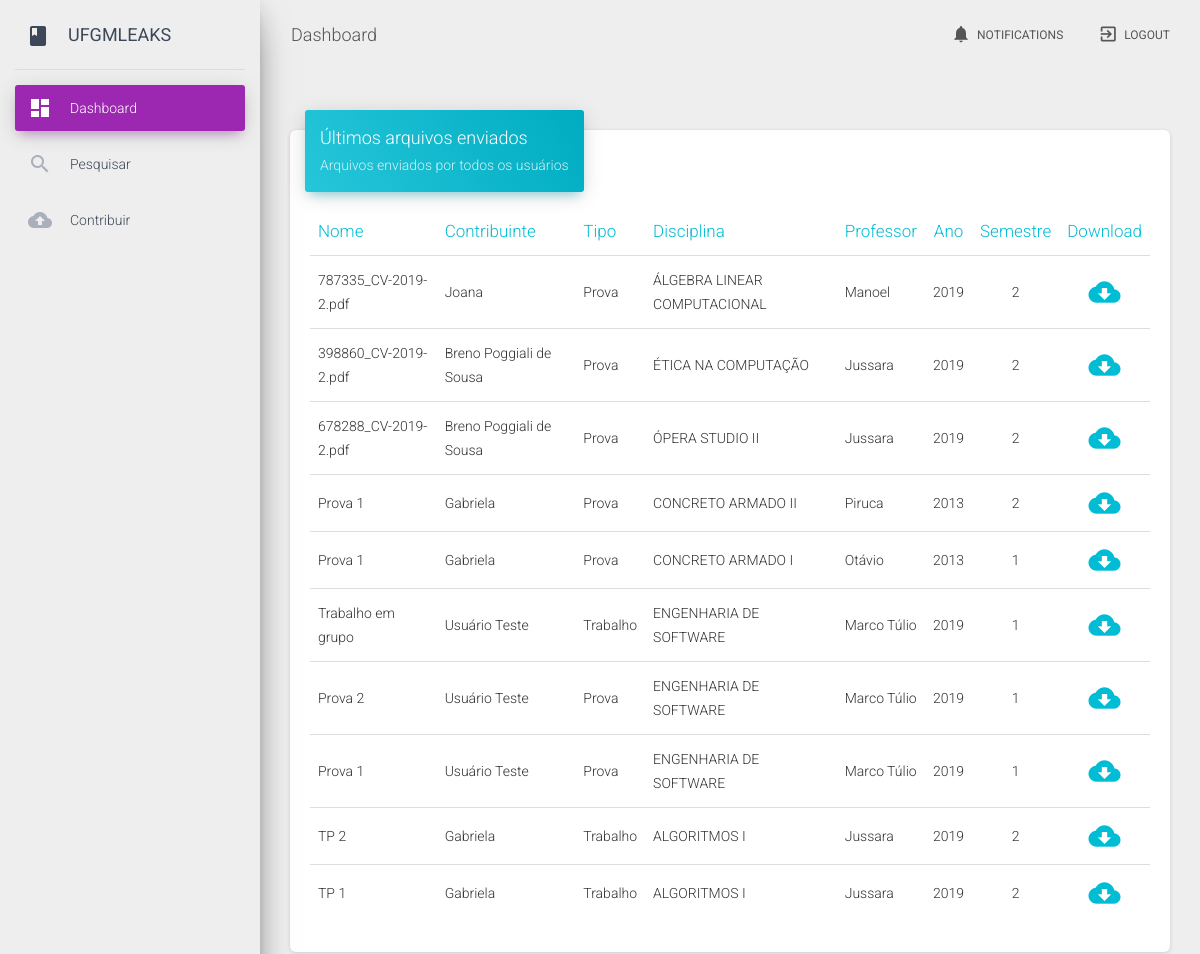
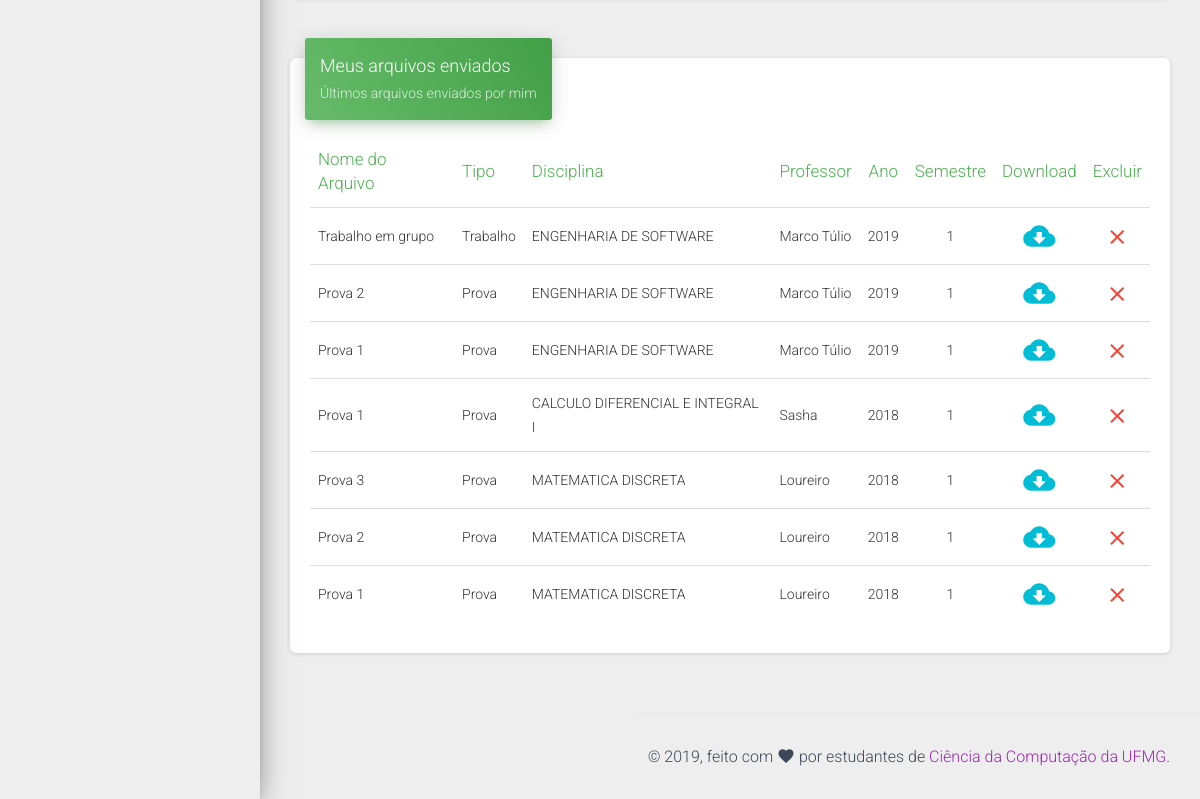
The page /dashboard (signed in) on the database its author committed (2 pictures, top to bottom).
### tables this page shows
CREATE TABLE Arquivo (
    id INTEGER NOT NULL PRIMARY KEY AUTOINCREMENT,
    id_contribuinte INTEGER NOT NULL,
    nome VARCHAR(255) NOT NULL,
    link VARCHAR(255) NOT NULL UNIQUE,
    id_disciplina VARCHAR(255) NOT NULL,
    tipo VARCHAR(255) NOT NULL,
    ano INTEGER NOT NULL,
    semestre INTEGER NOT NULL,
    professor VARCHAR(255),
    FOREIGN KEY (id_contribuinte) REFERENCES Users,
    FOREIGN KEY (id_disciplina) REFERENCES Disciplina
);

CREATE TABLE Users (
    id INTEGER NOT NULL PRIMARY KEY AUTOINCREMENT,
    email VARCHAR(255) NOT NULL UNIQUE,
    nome VARCHAR(255) NOT NULL,
    encrypted_password VARCHAR(255) NOT NULL,
    created_at TIMESTAMP NOT NULL DEFAULT CURRENT_TIMESTAMP
);

CREATE TABLE Disciplina (
    id INTEGER NOT NULL PRIMARY KEY AUTOINCREMENT,
    codigo VARCHAR(255) NOT NULL,
    nome VARCHAR(255) NOT NULL,
    id_departamento INTEGER NOT NULL,
    FOREIGN KEY (id_departamento) REFERENCES Departamento

);

### app.py (the view)
@app.route('/dashboard')
@login_required
def dashboard():
    conn = sqlite3.connect('instance/database.sqlite')
    meus_arquivos = pd.read_sql(f"SELECT Arquivo.nome, Arquivo.tipo, Disciplina.nome, Arquivo.professor, ano, semestre \
                                FROM Arquivo JOIN Users ON Arquivo.id_contribuinte = Users.id \
                                JOIN Disciplina ON Arquivo.id_disciplina = Disciplina.id \
                                WHERE Users.email='{current_user.id}' ORDER BY Arquivo.id DESC LIMIT 100", conn)
    arquivos_gerais = pd.read_sql(f"SELECT Arquivo.nome, Users.nome, Arquivo.tipo, Disciplina.nome, Arquivo.professor, \
                                ano, semestre \
                                FROM Arquivo JOIN Users ON Arquivo.id_contribuinte = Users.id \
                                JOIN Disciplina ON Arquivo.id_disciplina = Disciplina.id \
                                ORDER BY Arquivo.id DESC LIMIT 10", conn)
    return render_template('dashboard.html', meus_arquivos=meus_arquivos, arquivos_gerais=arquivos_gerais)

### app.py (called while the page is built)
@login_manager.user_loader
def user_loader(email):
    conn = sqlite3.connect('instance/database.sqlite')
    users = pd.read_sql(
        f"SELECT email FROM Users WHERE Users.email='{email}'", conn)
    if not users.size:
        return
    user = User()
    user.id = email
    return user

### templates/dashboard.html (shortened to what this page needs)
{% extends "layout.html" %}
{% block page_h1 %}
    Dashboard
{% endblock %}
{% block sidebar %}
<li class="nav-item active">
    <a class="nav-link" href="/dashboard">
        <i class="material-icons">dashboard</i>
        <p>Dashboard</p>
    </a>
</li>
<li class="nav-item">
    <a class="nav-link" href="/pesquisar">
        <i class="material-icons">search</i>
        <p>Pesquisar</p>
    </a>
</li>
<li class="nav-item ">
    <a class="nav-link" href="/contribuir">
        <i class="material-icons">cloud_upload</i>
        <p>Contribuir</p>
    </a>
</li>
{% endblock %}
{% block content %}
<div class="row">
    <div class="col-lg-12 col-md-12">
        <div class="card">
            <div class="card-header card-header-text card-header-info">
                <div class="card-text">
                    <h4 class="card-title">Últimos arquivos enviados</h4>
                    <p class="card-category">Arquivos enviados por todos os usuários</p>
                </div>
                </div>
                <div class="card-body table-responsive">
                <table class="table table-hover">
                    <thead class="text-info">
                        <th>Nome</th>
                        <th>Contribuinte</th>
                        <th>Tipo</th>
                        <th>Disciplina</th>
                        <th>Professor</th>
                        <th class="text-center">Ano</th>
                        <th class="text-center">Semestre</th>
                        <th class="text-center">Download</th>
                    </thead>
                    <tbody>
                        {% for coluna, content in arquivos_gerais.iterrows() %}
                            <tr>
                            <td>{{ content[0] }}</td>
                            <td>{{ content[1] }}</td>
                            <td>{{ content[2] }}</td>
                            <td>{{ content[3] }}</td>
                            <td>{{ content[4] }}</td>
                            <td class="text-center">{{ content[5] }}</td>
                            <td class="text-center">{{ content[6] }}</td>
                            <td class="text-center">
                                    <a href="#" rel="tooltip" title="Baixar arquivo" >
                                        <i class="material-icons" style="font-size: 2rem; color: #00bcd4">cloud_download</i>
                                    </a>
                            </td>
                            </tr>
                        {% endfor %}
                    </tbody>
                </table>
            </div>
        </div>
    </div>
    <div class="col-lg-12 col-md-12">
            <div class="card">
            <div class="card-header card-header-text card-header-success">
                <div class="card-text">
                <h4 class="card-title">Meus arquivos enviados</h4>
                <p class="card-category">Últimos arquivos enviados por mim</p>
                </div>
            </div>
            <div class="card-body table-responsive">
                <table class="table table-hover">
                <thead class="text-success">
                    <th>Nome do Arquivo</th>
                    <th>Tipo</th>
                    <th>Disciplina</th>
                    <th>Professor</th>
                    <th class="text-center">Ano</th>
                    <th class="text-center">Semestre</th>
                    <th class="text-center">Download</th>
                    <th class="text-center">Excluir</th>
                </thead>
                <tbody>
                    {% for coluna, content in meus_arquivos.iterrows() %}
                        <tr>
                        <td>{{ content[0] }}</td>
                        <td>{{ content[1] }}</td>
                        <td>{{ content[2] }}</td>
                        <td>{{ content[3] }}</td>
                        <td class="text-center">{{ content[4] }}</td>
                        <td class="text-center">{{ content[5] }}</td>
                        <td class="text-center">
                            <a href="#" rel="tooltip" title="Baixar arquivo" >
                                <i class="material-icons" style="font-size: 2rem; color: #00bcd4">cloud_download</i>
                            </a>
                        </td>
                        <td class="text-center">
                            <a href="#" rel="tooltip" title="Excluir arquivo" onclick="demo.showSwal('warning-message-and-cancel')">
                                <i class="material-icons" style="font-size: 1.5rem; color: #f44336">close</i>
                            </a>
                        </td>
                        </tr>
                    {% endfor %}
                </tbody>
                </table>
            </div>
            </div>
        </div>
</div>
{% endblock %}

### templates/layout.html (shortened to what this page needs)
<!DOCTYPE html>
<html lang="pt-BR">
<head>
  <link rel="stylesheet" href="https://maxcdn.bootstrapcdn.com/font-awesome/latest/css/font-awesome.min.css">
  <link href="../static/css/material-dashboard.css?v=2.1.0" rel="stylesheet" />
</head>
<body>
  <div class="wrapper ">
    <div class="sidebar" data-color="purple" data-background-color="white">
      <div class="logo">
        <a href="/" class="simple-text logo-mini">
            <i class="material-icons">book</i>
        </a>
        <a href="/" class="simple-text logo-normal">
          UfgmLeaks
        </a>
      </div>
      <div class="sidebar-wrapper">
        <ul class="nav">
          {% block sidebar %}{% endblock %}
        </ul>
      </div>
    </div>
    <div class="main-panel">
      <nav class="navbar navbar-expand-lg navbar-transparent navbar-absolute fixed-top ">
        <div class="container-fluid">
          <div class="navbar-wrapper">
            <a class="navbar-brand" href="#">{% block page_h1 %}{% endblock %}</a>
          </div>
          <div class="collapse navbar-collapse justify-content-end">
            <ul class="navbar-nav">
              <li class="nav-item">
                <a class="nav-link" href="#">
                  <i class="material-icons">notifications</i> Notifications
                </a>
              </li>
              <li class="nav-item">
                <a class="nav-link" href="{{ url_for('logout') }}">
                  <i class="material-icons">exit_to_app</i> Logout
                </a>
              </li>
            </ul>
          </div>
        </div>
      </nav>
      <div class="content">
        <div class="container-fluid">
            {% block content %}{% endblock %}
        </div>
      </div>
      <footer class="footer float-right">
        <div class="container">
          <div class="copyright">
            &copy;
            , feito com <i class="material-icons">favorite</i> por estudantes de
            <a href="https://dcc.ufmg.br/" target="_blank">Ciência da Computação da UFMG</a>.
          </div>
        </div>
      </footer>
    </div>
  </div>
</body>
</html>

### rows shown on the page
Arquivo: nome "787335_CV-2019-2.pdf", tipo "Prova", professor "Manoel"
Users: nome "Joana"
Disciplina: nome "ÁLGEBRA LINEAR COMPUTACIONAL"
Arquivo: nome "398860_CV-2019-2.pdf", tipo "Prova", professor "Jussara"
Users: nome "Breno Poggiali de Sousa"
Disciplina: nome "ÉTICA NA COMPUTAÇÃO"
Arquivo: nome "678288_CV-2019-2.pdf", tipo "Prova", professor "Jussara"
Users: nome "Breno Poggiali de Sousa"
Disciplina: nome "ÓPERA STUDIO II"
Arquivo: nome "Prova 1", tipo "Prova", professor "Piruca"
Users: nome "Gabriela" "Gabriela" "Gabriela" "Gabriela"
Disciplina: nome "CONCRETO ARMADO II"
Arquivo: nome "Prova 1", tipo "Prova", professor "Otávio"
Disciplina: nome "CONCRETO ARMADO I"
Arquivo: nome "Trabalho em grupo", tipo "Trabalho", professor "Marco Túlio", nome "Trabalho em grupo", tipo "Trabalho", professor "Marco Túlio"
Users: nome "Usuário Teste" "Usuário Teste" "Usuário Teste"
Disciplina: nome "ENGENHARIA DE SOFTWARE" "ENGENHARIA DE SOFTWARE" "ENGENHARIA DE SOFTWARE", nome "ENGENHARIA DE SOFTWARE" "ENGENHARIA DE SOFTWARE" "ENGENHARIA DE SOFTWARE"
Arquivo: nome "Prova 2", tipo "Prova", professor "Marco Túlio", nome "Prova 2", tipo "Prova", professor "Marco Túlio"
Arquivo: nome "Prova 1", tipo "Prova", professor "Marco Túlio", nome "Prova 1", tipo "Prova", professor "Marco Túlio"
Arquivo: nome "TP 2", tipo "Trabalho", professor "Jussara"
Disciplina: nome "ALGORITMOS I" "ALGORITMOS I"
Arquivo: nome "TP 1", tipo "Trabalho", professor "Jussara"
Arquivo: nome "Prova 1", tipo "Prova", professor "Sasha"
Disciplina: nome "CALCULO DIFERENCIAL E INTEGRAL I"
Arquivo: nome "Prova 3", tipo "Prova", professor "Loureiro"
Disciplina: nome "MATEMATICA DISCRETA" "MATEMATICA DISCRETA" "MATEMATICA DISCRETA"
Arquivo: nome "Prova 2", tipo "Prova", professor "Loureiro"
Arquivo: nome "Prova 1", tipo "Prova", professor "Loureiro"

### other values the page prints
{{ content[5] }} "2019" "2019" "2019" "2013" "2013" "2019" "2019" "2019" "2019" "2019"
{{ content[6] }} "2" "2" "2" "2" "1" "1" "1" "1" "2" "2"
{{ content[4] }} "2019" "2019" "2019" "2018" "2018" "2018" "2018"
{{ content[5] }} "1" "1" "1" "1" "1" "1" "1"
